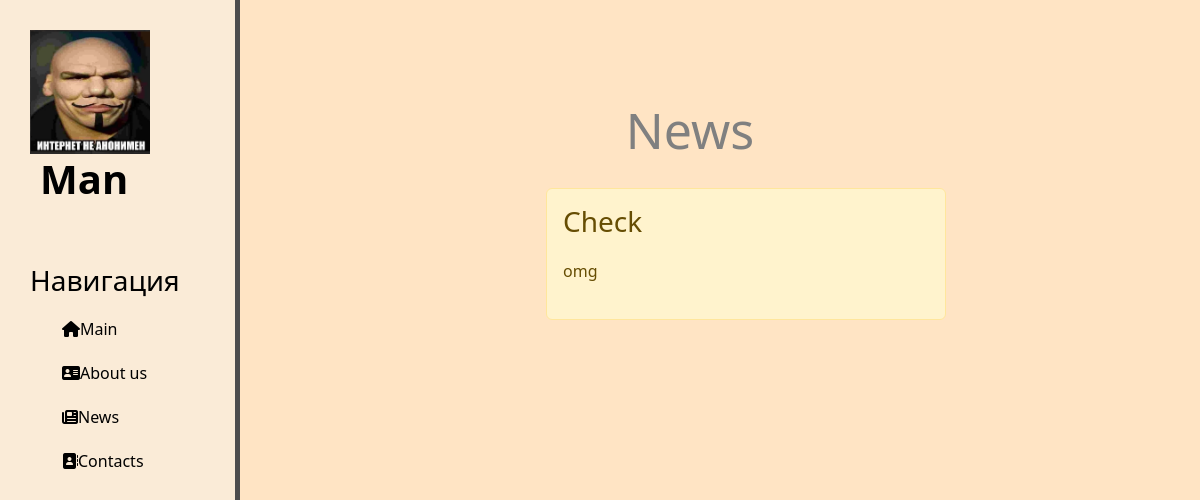
The page /news/ on the database as committed earlier.
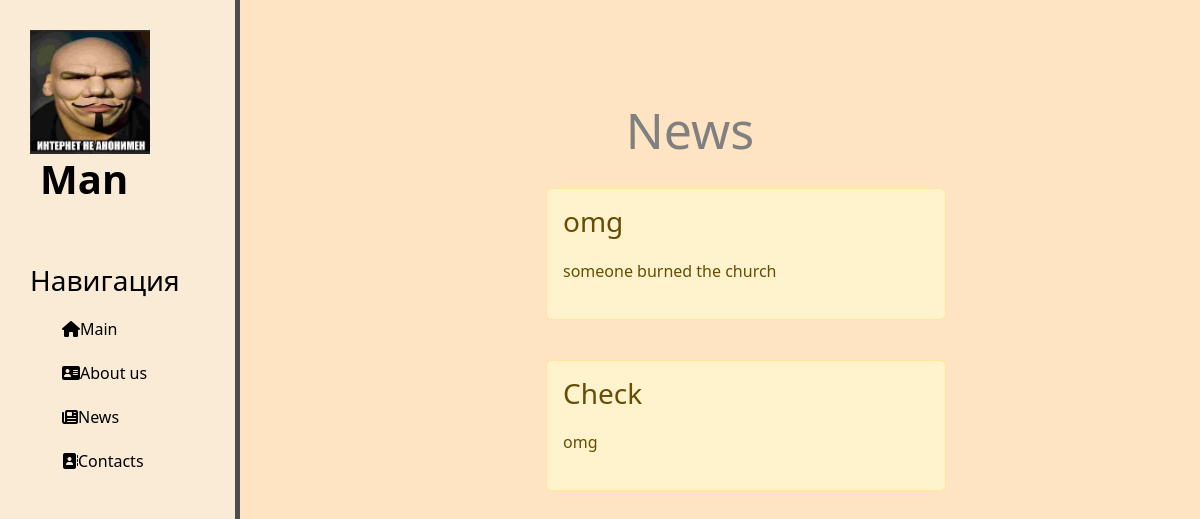
The same page on the database as committed later.
### news/models.py (models this page shows, shortened)
class Articles(models.Model):
    title = models.CharField('Title', max_length=50)
    anons = models.CharField('Anons', max_length=250)
    full_text = models.TextField('Article')
    date = models.DateTimeField('Date of publishing')
    class Meta:
        verbose_name = 'News'
        verbose_name_plural = 'News'

### news/views.py (the view)
# urls.py: path('', views.news_home, name='news')
def news_home(request):
    news = Articles.objects.order_by('-date')
    return render(request, 'news/news_home.html', {'news': news})

### news/templates/news/news_home.html (shortened to what this page needs)
{% extends 'main/layout.html' %}
{% block content %}
    <div class="features">
        <h1>News</h1>
        {% if news %}
            {% for el in news %}
            <div class="alert alert-warning">
                <h3>{{ el.title }}</h3>
                <p>{{el.anons}}</p>
            </div>
        {% endfor %}
    {% else %}
        <p>No balls, no cock</p>
    {% endif %}
</div>
{% endblock %}

### main/templates/main/layout.html (shortened to what this page needs)
{% load static %}
<!DOCTYPE html>
<html lang="en">
<head>
    <link rel="stylesheet" href="https://cdn.jsdelivr.net/npm/bootstrap@5.3.2/dist/css/bootstrap.min.css">
    <link rel="stylesheet" href="{% static 'main/css/main.css' %}">
    <link rel="stylesheet" href="https://use.fontawesome.com/releases/v6.5.1/css/all.css">
</head>
<body>
    <aside>
        <img src="{% static 'main/img/img.png' %}" alt=""}>
        <span class="logo">Man</span>
        <h3>Навигация</h3>
        <ul>
            <a href="{% url 'home' %}"><li><i class="fa-solid fa-house"></i>Main</li></a>
            <a href="{% url 'about' %}"><li><i class="fa-solid fa-address-card"></i>About us</li></a>
            <a href="{% url 'news' %}"><li><i class="fa-solid fa-newspaper"></i>News</li></a>
            <a href=""><li><i class="fa-solid fa-address-book"></i>Contacts</li></a>
        </ul>
    </aside>
    <main>
        {% block content %}
        {% endblock %}
    </main>
</body>
</html>

### main/static/main/css/main.css (style rules this page uses)
body { background: bisque; }
aside { float: left; background: antiquewhite; width: 20%; padding: 2.5%; height: 100vh; color: black; border-right: 5px solid #4d4d4d; }
aside img { width: 120px; float: left; }
aside .logo { font-size: 40px; margin-left: 10px; font-weight: bold; position: relative; top: -5px; }
aside h3 { margin-top: 50px; font-size: 28px; }
aside ul { list-style: none; }
aside ul li { color: black; display: block; margin-top: 20px; transition: transform .6s ease; }
main .features { float: left; color: gray; margin-top: 100px; text-align: center; width: 75%; }
main .features h1 { font-size: 50px }
main .features p { max-width: 400px; margin: 20px auto }
a { text-decoration: none; }
.alert-warning { float: left; clear: both; width: 400px; margin: 20px 34%; text-align: left; }

Rows that differ between the two databases and show on the page:
added Articles: title "omg", anons "someone burned the church"
